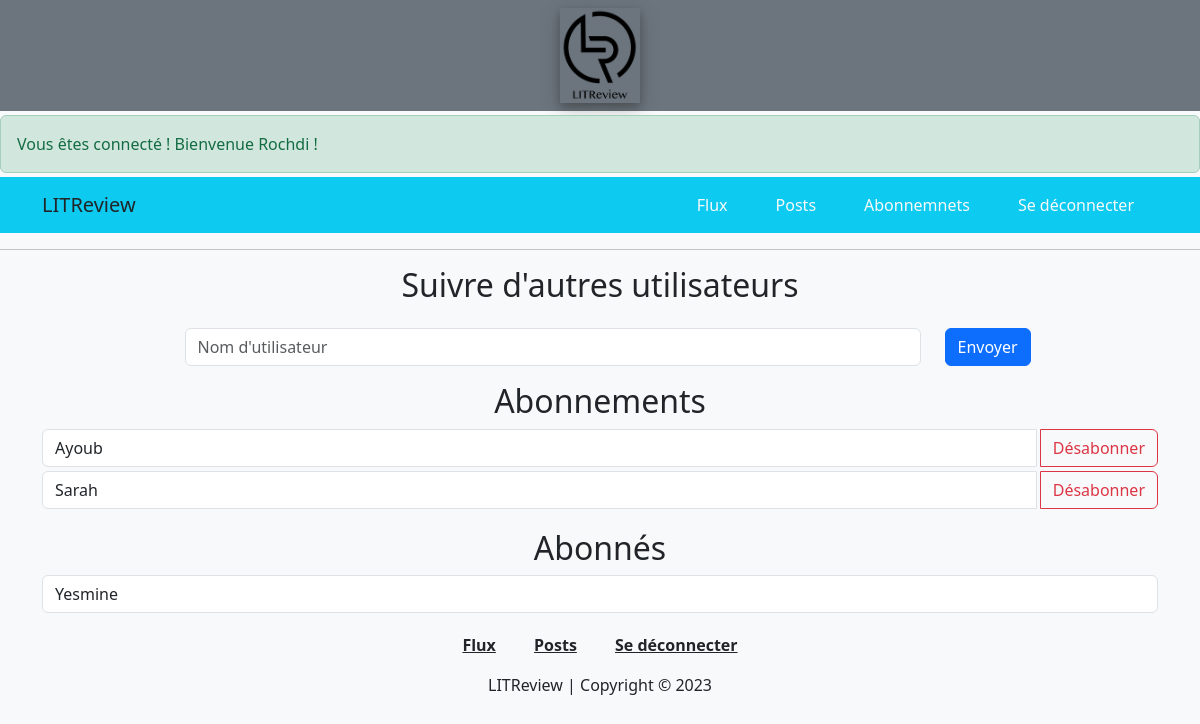
Page /subscribers/ (signed in) on the earlier database version.
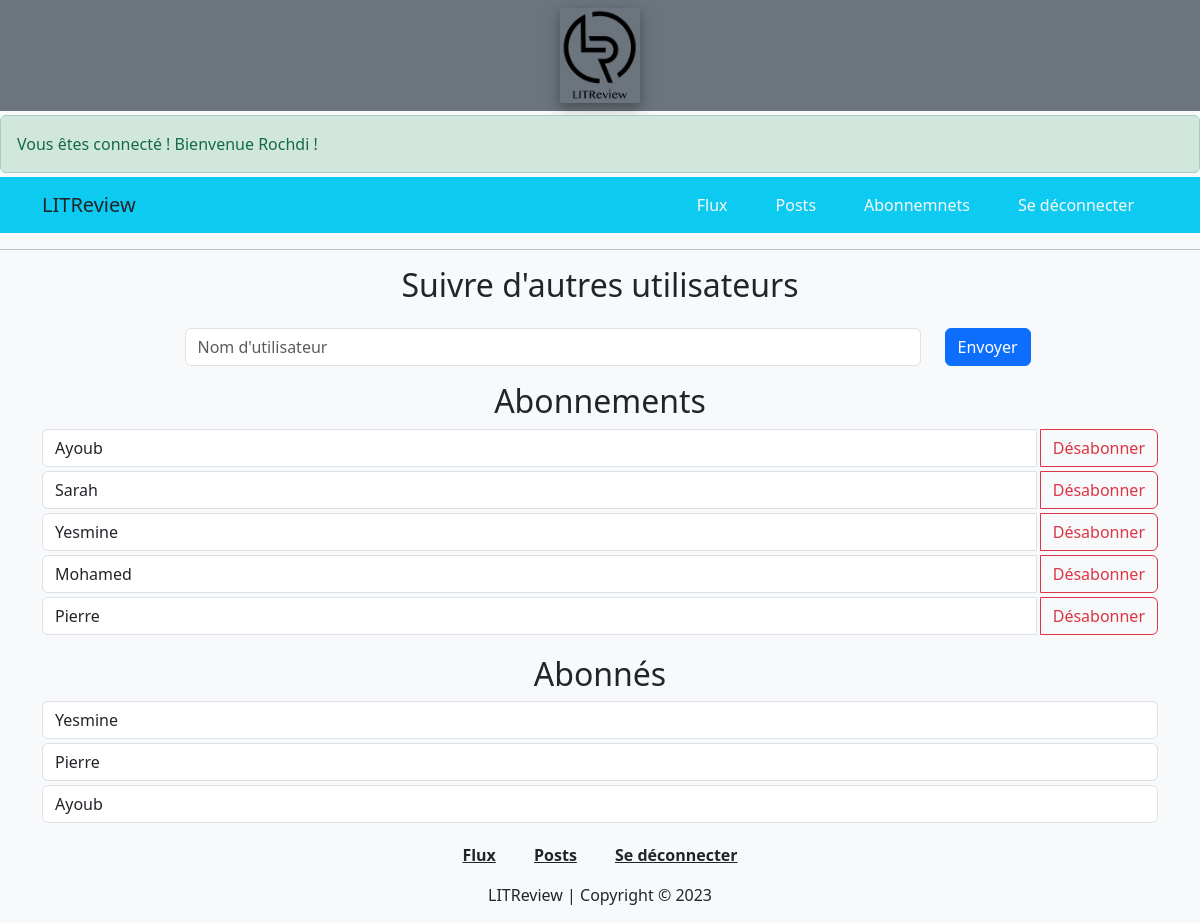
Same page on the later database version.
### accounts/models.py (models this page shows)
class CustomUser(AbstractUser):
    profile_photo = models.ImageField(blank=True, upload_to="", verbose_name="Photo de profil")
    class Meta:
        verbose_name = "Utilisateur"
    def __str__(self):
        return self.username

### subscriptions/models.py (models this page shows, shortened)
class UserFollows(models.Model):
    user = models.ForeignKey(to=settings.AUTH_USER_MODEL, on_delete=models.CASCADE, related_name='following')
    followed_user = models.ForeignKey(to=settings.AUTH_USER_MODEL, on_delete=models.CASCADE,
                                      related_name='followed_by')
    class Meta:
        unique_together = ('user', 'followed_user', )
        verbose_name = "Abonnement: abonné/suivi"

### subscriptions/views.py (the view, shortened to what this page needs)
# urls.py: path("subscribers/", include("subscriptions.urls")),
@login_required
def subscribers(request):
    user = get_user(request)
    message = ''
    followed_users = UserFollows.objects.filter(user=user)
    followed_bys = UserFollows.objects.filter(followed_user=user)
    context = {
        "followed_users": followed_users,
        "followed_bys": followed_bys,
        "user": user,
        'message': message
    }
    return render(request, 'subscriptions/subscribers.html', context)

### subscriptions/templates/subscriptions/subscribers.html (shortened to what this page needs)
{% extends "base.html" %}
{% block content %}
    {% include "nav_bar.html" %}
    <hr>
    <div class="container">
        <form method="POST" action="{% url 'subscribers' %}">
            <div class="row justify-content-center">
                <div class="col text-center">
                    <div class="row justify-content-center">
                        <h2 class="sub-title">Suivre d'autres utilisateurs</h2>
                        <div class="col-8">
                            <input type="text" class="form-control" id="usertofollow" placeholder="Nom d'utilisateur"
                               name="name">
                        </div>
                        <div class="col-1">
                            <button type="submit" name="sub" class="btn btn-primary mb-3">Envoyer</button>
                        </div>
                    </div>
                </div>
            </div>
            <div class="row justify-content-center mb-3">
                <div class="col text-center">
                    <h2 class="sub-title">Abonnements</h2>
                    {% for followed_user in followed_users %}
                    <div class="input-group gap-1">
                        <input type="text" class="form-control mb-1"
                               value="{{followed_user.followed_user.username|lower|capfirst}}"
                               aria-label="Nom personnage" readonly>
                        <button class="btn btn-outline-danger mb-1"
                                value="{{followed_user.followed_user.username}}"
                                name="unsub" type="submit">Désabonner
                        </button>
                    </div>
                    {% endfor %}
                </div>
            </div>
            <div class="row justify-content-center mb-3">
                <div class="col text-center">
                    <h2 class="sub-title">Abonnés</h2>
                    {% for followed_by in followed_bys %}
                        <input class="form-control mb-1" type="text"
                               value="{{followed_by.user.username|lower|capfirst}}"
                               aria-label="Nom Personnage" readonly>
                    {% endfor %}
                </div>
            </div>
        </form>
    </div>
    <div class="container-fluid text-center mb-3">
         <a class="alert alert-link" href="{% url 'feed' %}">Flux</a>
         <a class="alert alert-link" href="{% url 'posts' %}">Posts</a>
         <a class="alert alert-link" href="{% url 'logout' %}">Se déconnecter</a>
         <p class="mt-3"> LITReview | Copyright &copy; 2023</p>
    </div>
{% endblock %}

### templates/base.html (shortened to what this page needs)
<!DOCTYPE html>
{% load static %}
<html lang="fr">
<head>
    <link rel="stylesheet" href="{% static 'css/base.css' %}">
    <link rel="stylesheet" href="{% static 'css/bootstrap.min.css' %}">
</head>
<body class="bg-light">
    <nav class="navbar navbar-expand-sm navbar-secondary bg-secondary">
        <img class="logo" src="{% static 'LITReview_Logo.png' %}" alt="LITReview Logo">
    </nav>
    {% block content %}{% endblock %}
</body>
</html>

### templates/nav_bar.html (shortened to what this page needs)
{% load static %}
{% block content %}
      {% block comment %}
          <div class="alert alert-success mt-1 mb-1">
              <span>Vous êtes connecté ! Bienvenue {{ request.user|lower|capfirst }} !</span>
          </div>
      {% endblock %}
      <nav class="navbar navbar-expand-sm navbar-info bg-info">
          <div class="container">
              <a class="navbar-brand link-dark" href="#">LITReview</a>
              <div class="collapse navbar-collapse justify-content-md-end" id="navigation">
                <ul class="navbar-nav">
                  <li class="nav-item">
                    <a class="mx-3 nav-link link-light" href="{% url 'feed' %}">Flux</a>
                  </li>
                  <li class="nav-item">
                    <a class="mx-3 nav-link link-light" href="{% url 'posts' %}">Posts</a>
                  </li>
                  <li class="nav-item">
                    <a class="mx-3 nav-link link-light" href="{% url 'subscribers' %}">Abonnemnets</a>
                  </li>
                  <li class="nav-item">
                    <a class="mx-3 nav-link link-light" href="{% url 'logout' %}">Se déconnecter</a>
                  </li>
                </ul>
              </div>
          </div>
      </nav>
{% endblock %}

### static/css/base.css (style rules this page uses)
form { margin: 0px auto; }
input { margin: 0.4rem; }
.logo { max-width: 5rem; max-height: 8rem; display: flex; margin-left: auto; margin-right: auto; box-shadow: 0 4px 8px 0 rgba(0, 0, 0, 0.2), 0 6px 20px 0 rgba(0, 0, 0, 0.19); }
a { text-align: center; }
hr { border: 5px solid black; }

Differences in the rows shown:
added UserFollows: followed_user.username "Yesmine", shown under "Abonnements"
added UserFollows: followed_user.username "Mohamed", shown under "Abonnements"
added UserFollows: followed_user.username "Pierre", shown under "Abonnements"
added UserFollows: user.username "Pierre", shown under "Abonnés"
added UserFollows: user.username "Ayoub", shown under "Abonnés"
